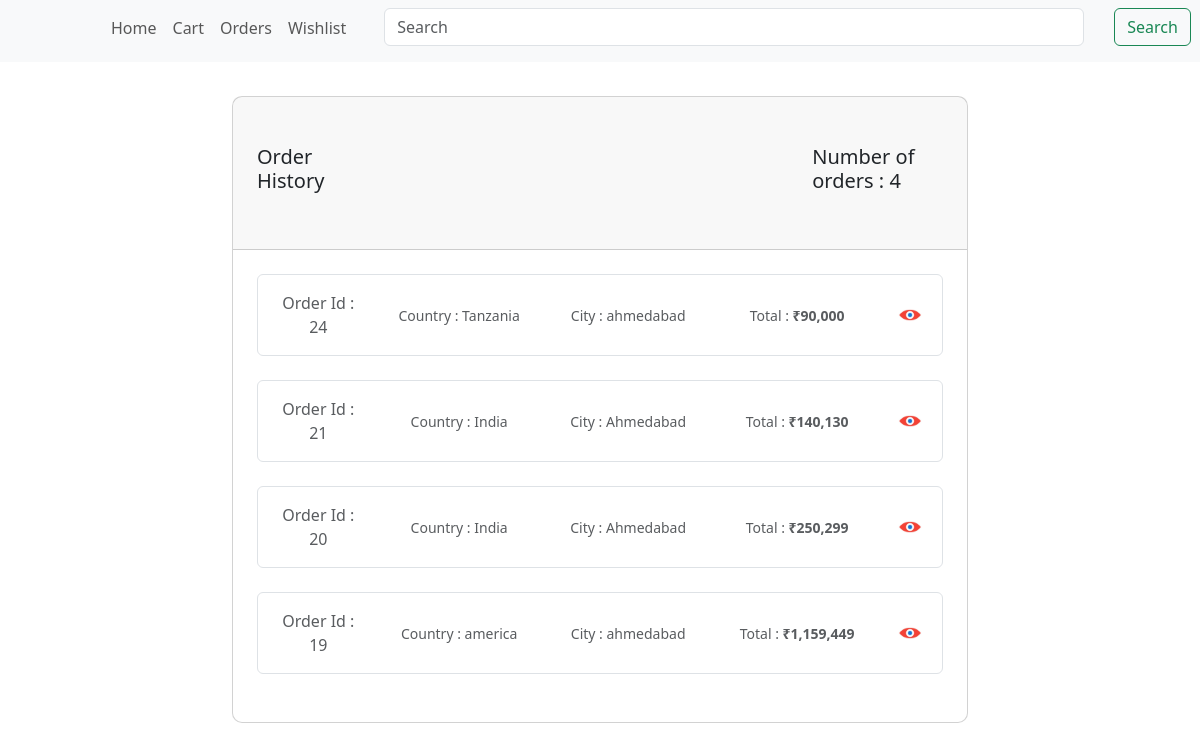
/home/orders/ (signed in), run on an earlier commit of the app's database.
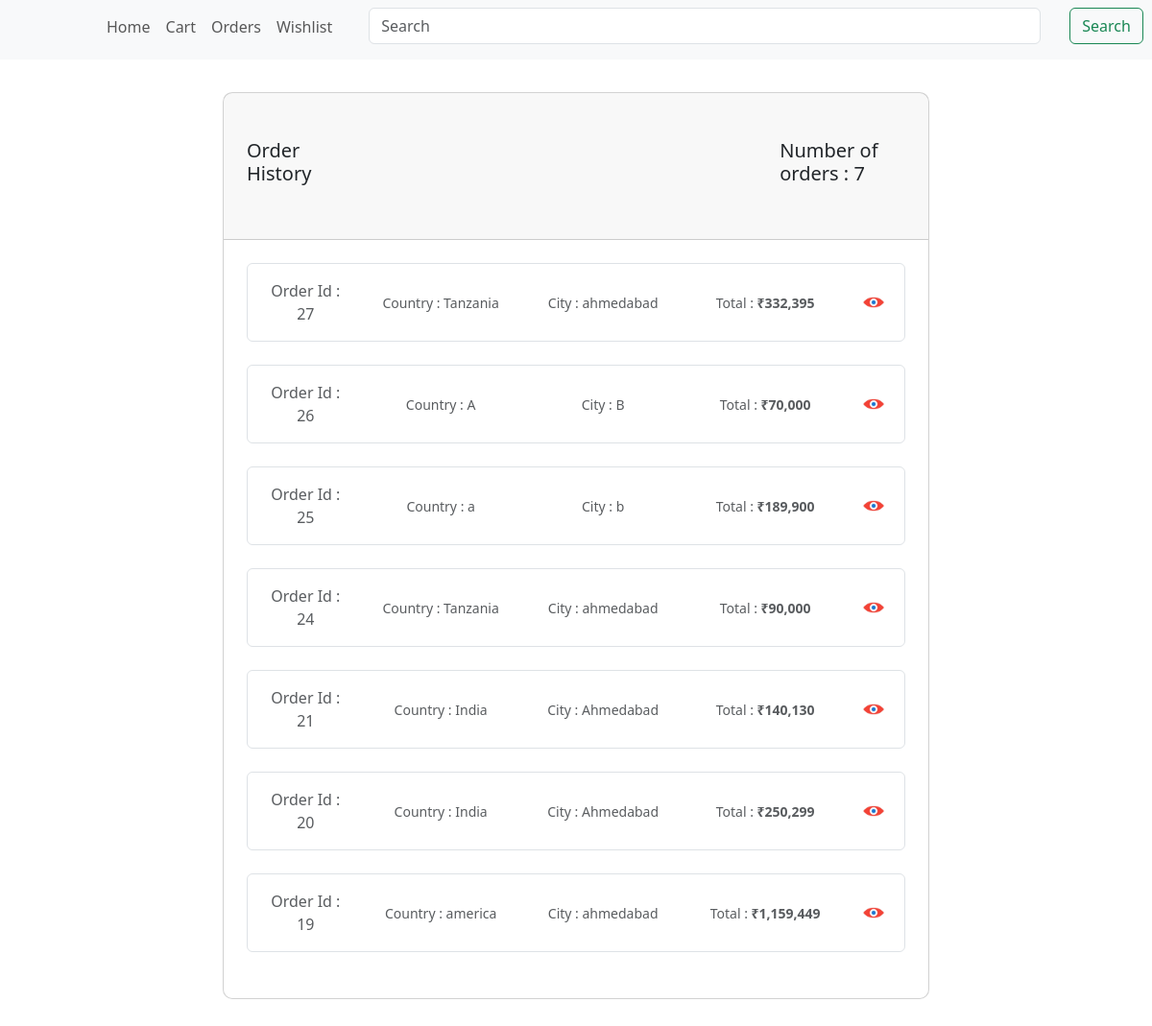
And on a later commit of the database.
### home/models.py (models this page shows, shortened)
class Orders(models.Model):
    user = models.ForeignKey(User, on_delete = models.CASCADE)
    order_total = models.IntegerField()
    country = models.CharField(max_length = 30)
    city = models.CharField(max_length = 30)
    district = models.CharField(max_length = 30)
    address = models.CharField(max_length = 50)
    order_date = models.DateTimeField(auto_now_add = True)
    delivery_date = models.DateField()

### home/views.py (the view)
# urls.py: path('orders/',home_views.number_of_orders,name = 'number_of_orders'),
def number_of_orders(request):
    user = request.user
    number_of_orders = Orders.objects.all().filter(user = user).count()
    orders = Orders.objects.all().filter(user = user).order_by('-id')
    return render(request,'home/orders.html',{'number_of_orders':number_of_orders,'orders':orders})

### home/templates/home/orders.html (shortened to what this page needs)
{% extends 'base.html' %}
{% block content %}
<section class="h-100 gradient-custom mt-5">
    {% load static %}
    {% load humanize %}
    <div class="container py-5 h-100">
      <div class="row d-flex justify-content-center align-items-center h-100">
        <div class="col-lg-10 col-xl-8">
          <div class="card" style="border-radius: 10px;">
            <div class="card-header px-4 py-5" style="display: flex;">
              <h5 class=" mb-0">Order History</h5>
              {% if number_of_orders != 0 %}
              <h5 style = "margin-left: 470px;">Number of orders : {{number_of_orders}}</h5>
              {% endif %}
            </div>
            <div class="card-body p-4">
              {% for order in orders %}
              <div class="card shadow-0 border mb-4">
                <div class="card-body">
                  <div class="row">
                    <div class="col-md-2 text-center d-flex justify-content-center align-items-center">
                      <p class="text-muted mb-0">Order Id : {{order.id}}</p>
                    </div>
                    <div class="col-md-3 text-center d-flex justify-content-center align-items-center">
                      <p class="text-muted mb-0 small">Country : {{order.country}}</p>
                    </div>
                    <div class="col-md-3 text-center d-flex justify-content-center align-items-center">
                        <p class="text-muted mb-0 small">City : {{order.city}}</p>
                    </div>
                    <div class="col-md-3 text-center d-flex justify-content-center align-items-center">
                        <p class="text-muted mb-0 small">Total : <b>₹{{order.order_total|intcomma}}</b></p>
                    </div>
                    <div class="col-md-1 text-center d-flex justify-content-center align-items-center">
                        <a href="{% url 'orders' order.id %}" style = "text-decoration: none;"><img src="{% static 'home/images/views.jpg' %}" height="30px" width = "30px" ></a>
                    </div>
                  </div>
                </div>
              </div>
              {% empty %}
              <h3>You did not ordered any items yet</h3>
              {% endfor %}
          </div>
        </div>
      </div>
    </div>
</section>
{% endblock content %}

What changed in the data, as far as the page shows it:
added Orders: id "27", country "Tanzania", city "ahmedabad", order_total "332,395"
added Orders: id "26", country "A", city "B", order_total "70,000"
added Orders: id "25", country "a", city "b", order_total "189,900"
Also different on the page:
{{ number_of_orders }}: "4" → "7"
